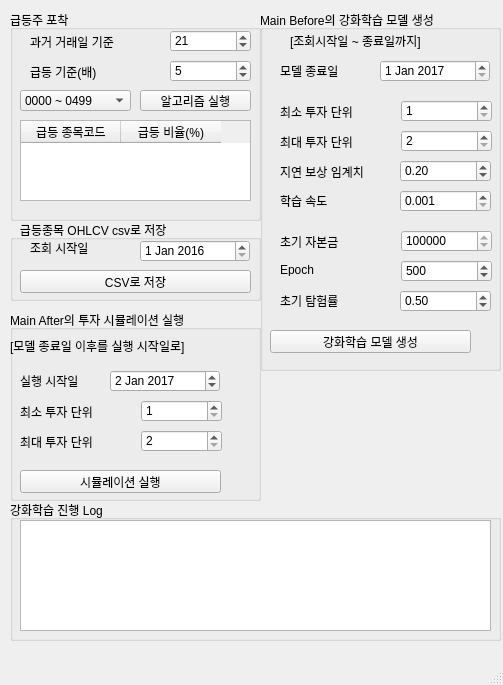
<?xml version="1.0" encoding="UTF-8"?>
<ui version="4.0">
 <class>MainWindow</class>
 <widget class="QMainWindow" name="MainWindow">
  <property name="geometry">
   <rect>
    <x>0</x>
    <y>0</y>
    <width>503</width>
    <height>685</height>
   </rect>
  </property>
  <property name="windowTitle">
   <string>AjouStock v0.2</string>
  </property>
  <property name="windowIcon">
   <iconset>
    <normaloff>ajou_icon.png</normaloff>ajou_icon.png</iconset>
  </property>
  <widget class="QWidget" name="centralwidget">
   <widget class="QGroupBox" name="groupBox_4">
    <property name="geometry">
     <rect>
      <x>10</x>
      <y>10</y>
      <width>251</width>
      <height>211</height>
     </rect>
    </property>
    <property name="title">
     <string>급등주 포착</string>
    </property>
    <widget class="QTableWidget" name="tableWidget_4">
     <property name="geometry">
      <rect>
       <x>10</x>
       <y>110</y>
       <width>231</width>
       <height>81</height>
      </rect>
     </property>
     <column>
      <property name="text">
       <string>급등 종목코드</string>
      </property>
     </column>
     <column>
      <property name="text">
       <string>급등 비율(%)</string>
      </property>
     </column>
    </widget>
    <widget class="QLabel" name="label_25">
     <property name="geometry">
      <rect>
       <x>20</x>
       <y>54</y>
       <width>111</width>
       <height>16</height>
      </rect>
     </property>
     <property name="text">
      <string>급등 기준(배)</string>
     </property>
    </widget>
    <widget class="QSpinBox" name="spinBox_13">
     <property name="geometry">
      <rect>
       <x>160</x>
       <y>20</y>
       <width>81</width>
       <height>22</height>
      </rect>
     </property>
     <property name="minimum">
      <number>14</number>
     </property>
     <property name="maximum">
      <number>60</number>
     </property>
     <property name="value">
      <number>21</number>
     </property>
    </widget>
    <widget class="QSpinBox" name="spinBox_14">
     <property name="geometry">
      <rect>
       <x>160</x>
       <y>50</y>
       <width>81</width>
       <height>22</height>
      </rect>
     </property>
     <property name="minimum">
      <number>2</number>
     </property>
     <property name="maximum">
      <number>15</number>
     </property>
     <property name="value">
      <number>5</number>
     </property>
    </widget>
    <widget class="QLabel" name="label_26">
     <property name="geometry">
      <rect>
       <x>20</x>
       <y>24</y>
       <width>121</width>
       <height>16</height>
      </rect>
     </property>
     <property name="text">
      <string>과거 거래일 기준</string>
     </property>
    </widget>
    <widget class="QComboBox" name="comboBox_4">
     <property name="geometry">
      <rect>
       <x>10</x>
       <y>80</y>
       <width>111</width>
       <height>21</height>
      </rect>
     </property>
     <item>
      <property name="text">
       <string>0000 ~ 0499</string>
      </property>
     </item>
     <item>
      <property name="text">
       <string>0500 ~ 0999</string>
      </property>
     </item>
     <item>
      <property name="text">
       <string>1000 ~ 1499</string>
      </property>
     </item>
     <item>
      <property name="text">
       <string>1500 ~ 1999</string>
      </property>
     </item>
     <item>
      <property name="text">
       <string>2000 ~</string>
      </property>
     </item>
    </widget>
    <widget class="QPushButton" name="pushButton_3">
     <property name="geometry">
      <rect>
       <x>130</x>
       <y>80</y>
       <width>111</width>
       <height>21</height>
      </rect>
     </property>
     <property name="text">
      <string>알고리즘 실행</string>
     </property>
    </widget>
   </widget>
   <widget class="QGroupBox" name="groupBox_5">
    <property name="geometry">
     <rect>
      <x>10</x>
      <y>220</y>
      <width>251</width>
      <height>81</height>
     </rect>
    </property>
    <property name="title">
     <string>   급등종목 OHLCV csv로 저장</string>
    </property>
    <widget class="QDateEdit" name="dateEdit">
     <property name="geometry">
      <rect>
       <x>130</x>
       <y>20</y>
       <width>110</width>
       <height>22</height>
      </rect>
     </property>
     <property name="date">
      <date>
       <year>2016</year>
       <month>1</month>
       <day>1</day>
      </date>
     </property>
    </widget>
    <widget class="QPushButton" name="pushButton_4">
     <property name="geometry">
      <rect>
       <x>10</x>
       <y>50</y>
       <width>231</width>
       <height>23</height>
      </rect>
     </property>
     <property name="text">
      <string>CSV로 저장</string>
     </property>
    </widget>
    <widget class="QLabel" name="label_7">
     <property name="geometry">
      <rect>
       <x>20</x>
       <y>20</y>
       <width>101</width>
       <height>16</height>
      </rect>
     </property>
     <property name="text">
      <string>조회 시작일</string>
     </property>
    </widget>
   </widget>
   <widget class="QGroupBox" name="groupBox_6">
    <property name="geometry">
     <rect>
      <x>260</x>
      <y>10</y>
      <width>241</width>
      <height>361</height>
     </rect>
    </property>
    <property name="title">
     <string>Main Before의 강화학습 모델 생성</string>
    </property>
    <widget class="QDateEdit" name="dateEdit_4">
     <property name="geometry">
      <rect>
       <x>120</x>
       <y>50</y>
       <width>110</width>
       <height>22</height>
      </rect>
     </property>
     <property name="date">
      <date>
       <year>2017</year>
       <month>1</month>
       <day>1</day>
      </date>
     </property>
    </widget>
    <widget class="QLabel" name="label_10">
     <property name="geometry">
      <rect>
       <x>20</x>
       <y>53</y>
       <width>81</width>
       <height>16</height>
      </rect>
     </property>
     <property name="text">
      <string>모델 종료일</string>
     </property>
    </widget>
    <widget class="QLabel" name="label_11">
     <property name="geometry">
      <rect>
       <x>30</x>
       <y>20</y>
       <width>191</width>
       <height>21</height>
      </rect>
     </property>
     <property name="text">
      <string>[조회시작일 ~ 종료일까지]</string>
     </property>
    </widget>
    <widget class="QLabel" name="label_12">
     <property name="geometry">
      <rect>
       <x>20</x>
       <y>254</y>
       <width>56</width>
       <height>12</height>
      </rect>
     </property>
     <property name="text">
      <string>Epoch</string>
     </property>
    </widget>
    <widget class="QLabel" name="label_14">
     <property name="geometry">
      <rect>
       <x>20</x>
       <y>283</y>
       <width>101</width>
       <height>16</height>
      </rect>
     </property>
     <property name="text">
      <string>초기 탐험률</string>
     </property>
    </widget>
    <widget class="QLabel" name="label_15">
     <property name="geometry">
      <rect>
       <x>20</x>
       <y>94</y>
       <width>111</width>
       <height>16</height>
      </rect>
     </property>
     <property name="text">
      <string>최소 투자 단위</string>
     </property>
    </widget>
    <widget class="QLabel" name="label_16">
     <property name="geometry">
      <rect>
       <x>20</x>
       <y>124</y>
       <width>101</width>
       <height>16</height>
      </rect>
     </property>
     <property name="text">
      <string>최대 투자 단위</string>
     </property>
    </widget>
    <widget class="QLabel" name="label_17">
     <property name="geometry">
      <rect>
       <x>20</x>
       <y>154</y>
       <width>101</width>
       <height>16</height>
      </rect>
     </property>
     <property name="text">
      <string>지연 보상 임계치</string>
     </property>
    </widget>
    <widget class="QLabel" name="label_18">
     <property name="geometry">
      <rect>
       <x>20</x>
       <y>180</y>
       <width>111</width>
       <height>21</height>
      </rect>
     </property>
     <property name="text">
      <string>학습 속도</string>
     </property>
    </widget>
    <widget class="QLabel" name="label_19">
     <property name="geometry">
      <rect>
       <x>20</x>
       <y>224</y>
       <width>81</width>
       <height>16</height>
      </rect>
     </property>
     <property name="text">
      <string>초기 자본금</string>
     </property>
    </widget>
    <widget class="QSpinBox" name="spinBox_3">
     <property name="geometry">
      <rect>
       <x>141</x>
       <y>90</y>
       <width>91</width>
       <height>22</height>
      </rect>
     </property>
     <property name="minimum">
      <number>1</number>
     </property>
     <property name="maximum">
      <number>1000</number>
     </property>
    </widget>
    <widget class="QSpinBox" name="spinBox_4">
     <property name="geometry">
      <rect>
       <x>141</x>
       <y>120</y>
       <width>91</width>
       <height>22</height>
      </rect>
     </property>
     <property name="minimum">
      <number>2</number>
     </property>
     <property name="maximum">
      <number>2000</number>
     </property>
    </widget>
    <widget class="QSpinBox" name="spinBox_7">
     <property name="geometry">
      <rect>
       <x>141</x>
       <y>220</y>
       <width>91</width>
       <height>22</height>
      </rect>
     </property>
     <property name="minimum">
      <number>100000</number>
     </property>
     <property name="maximum">
      <number>100000000</number>
     </property>
     <property name="singleStep">
      <number>10000</number>
     </property>
     <property name="value">
      <number>10000000</number>
     </property>
    </widget>
    <widget class="QSpinBox" name="spinBox_8">
     <property name="geometry">
      <rect>
       <x>141</x>
       <y>250</y>
       <width>91</width>
       <height>22</height>
      </rect>
     </property>
     <property name="minimum">
      <number>1</number>
     </property>
     <property name="maximum">
      <number>2000</number>
     </property>
     <property name="singleStep">
      <number>50</number>
     </property>
     <property name="value">
      <number>500</number>
     </property>
    </widget>
    <widget class="QPushButton" name="pushButton_5">
     <property name="geometry">
      <rect>
       <x>10</x>
       <y>320</y>
       <width>201</width>
       <height>23</height>
      </rect>
     </property>
     <property name="text">
      <string>강화학습 모델 생성</string>
     </property>
    </widget>
    <widget class="QDoubleSpinBox" name="doubleSpinBox">
     <property name="geometry">
      <rect>
       <x>140</x>
       <y>150</y>
       <width>91</width>
       <height>22</height>
      </rect>
     </property>
     <property name="maximum">
      <double>1.000000000000000</double>
     </property>
     <property name="singleStep">
      <double>0.010000000000000</double>
     </property>
     <property name="value">
      <double>0.200000000000000</double>
     </property>
    </widget>
    <widget class="QDoubleSpinBox" name="doubleSpinBox_2">
     <property name="geometry">
      <rect>
       <x>140</x>
       <y>180</y>
       <width>91</width>
       <height>22</height>
      </rect>
     </property>
     <property name="decimals">
      <number>3</number>
     </property>
     <property name="minimum">
      <double>0.001000000000000</double>
     </property>
     <property name="maximum">
      <double>1.000000000000000</double>
     </property>
     <property name="singleStep">
      <double>0.001000000000000</double>
     </property>
     <property name="value">
      <double>0.001000000000000</double>
     </property>
    </widget>
    <widget class="QDoubleSpinBox" name="doubleSpinBox_3">
     <property name="geometry">
      <rect>
       <x>140</x>
       <y>280</y>
       <width>91</width>
       <height>22</height>
      </rect>
     </property>
     <property name="maximum">
      <double>1.000000000000000</double>
     </property>
     <property name="singleStep">
      <double>0.010000000000000</double>
     </property>
     <property name="value">
      <double>0.500000000000000</double>
     </property>
    </widget>
   </widget>
   <widget class="QGroupBox" name="groupBox_7">
    <property name="geometry">
     <rect>
      <x>10</x>
      <y>310</y>
      <width>251</width>
      <height>191</height>
     </rect>
    </property>
    <property name="title">
     <string>Main After의 투자 시뮬레이션 실행</string>
    </property>
    <widget class="QDateEdit" name="dateEdit_5">
     <property name="geometry">
      <rect>
       <x>100</x>
       <y>60</y>
       <width>110</width>
       <height>22</height>
      </rect>
     </property>
     <property name="date">
      <date>
       <year>2017</year>
       <month>1</month>
       <day>2</day>
      </date>
     </property>
    </widget>
    <widget class="QLabel" name="label_21">
     <property name="geometry">
      <rect>
       <x>10</x>
       <y>63</y>
       <width>81</width>
       <height>16</height>
      </rect>
     </property>
     <property name="text">
      <string>실행 시작일</string>
     </property>
    </widget>
    <widget class="QLabel" name="label_23">
     <property name="geometry">
      <rect>
       <x>10</x>
       <y>94</y>
       <width>101</width>
       <height>16</height>
      </rect>
     </property>
     <property name="text">
      <string>최소 투자 단위</string>
     </property>
    </widget>
    <widget class="QLabel" name="label_24">
     <property name="geometry">
      <rect>
       <x>10</x>
       <y>124</y>
       <width>101</width>
       <height>16</height>
      </rect>
     </property>
     <property name="text">
      <string>최대 투자 단위</string>
     </property>
    </widget>
    <widget class="QSpinBox" name="spinBox_11">
     <property name="geometry">
      <rect>
       <x>131</x>
       <y>90</y>
       <width>81</width>
       <height>22</height>
      </rect>
     </property>
     <property name="minimum">
      <number>1</number>
     </property>
     <property name="maximum">
      <number>1000</number>
     </property>
    </widget>
    <widget class="QSpinBox" name="spinBox_12">
     <property name="geometry">
      <rect>
       <x>131</x>
       <y>120</y>
       <width>81</width>
       <height>22</height>
      </rect>
     </property>
     <property name="minimum">
      <number>2</number>
     </property>
     <property name="maximum">
      <number>2000</number>
     </property>
    </widget>
    <widget class="QLabel" name="label_20">
     <property name="geometry">
      <rect>
       <x>0</x>
       <y>20</y>
       <width>241</width>
       <height>31</height>
      </rect>
     </property>
     <property name="text">
      <string>[모델 종료일 이후를 실행 시작일로]</string>
     </property>
    </widget>
    <widget class="QPushButton" name="pushButton_6">
     <property name="geometry">
      <rect>
       <x>10</x>
       <y>160</y>
       <width>201</width>
       <height>23</height>
      </rect>
     </property>
     <property name="text">
      <string>시뮬레이션 실행</string>
     </property>
    </widget>
   </widget>
   <widget class="QGroupBox" name="groupBox_9">
    <property name="geometry">
     <rect>
      <x>10</x>
      <y>500</y>
      <width>491</width>
      <height>141</height>
     </rect>
    </property>
    <property name="title">
     <string>강화학습 진행 Log</string>
    </property>
    <widget class="QListWidget" name="listWidget_2">
     <property name="geometry">
      <rect>
       <x>10</x>
       <y>20</y>
       <width>471</width>
       <height>111</height>
      </rect>
     </property>
    </widget>
   </widget>
  </widget>
  <widget class="QMenuBar" name="menubar">
   <property name="geometry">
    <rect>
     <x>0</x>
     <y>0</y>
     <width>503</width>
     <height>26</height>
    </rect>
   </property>
  </widget>
  <widget class="QStatusBar" name="statusbar"/>
 </widget>
 <resources/>
 <connections/>
</ui>
